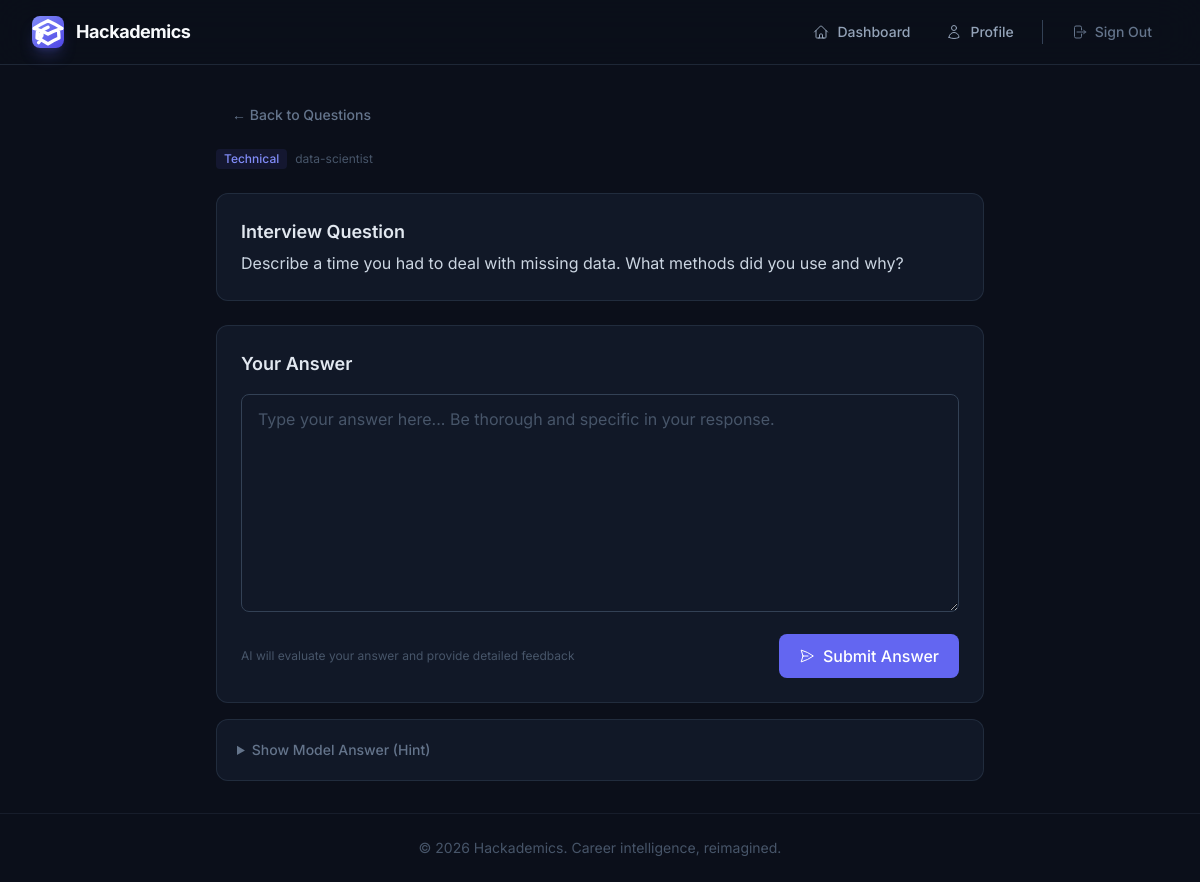
Page /competency/interview-prep/2/practice/ (signed in) on the committed database.
### competency/models.py (models this page shows, shortened)
class InterviewQuestion(models.Model):
    CATEGORY_CHOICES = [
        ('behavioral', 'Behavioral'),
        ('technical', 'Technical'),
        ('situational', 'Situational'),
        ('system_design', 'System Design'),
    ]
    user = models.ForeignKey(User, on_delete=models.CASCADE, related_name='interview_questions')
    job_role = models.CharField(max_length=100)
    category = models.CharField(max_length=20, choices=CATEGORY_CHOICES)
    question_text = models.TextField()
    model_answer = models.TextField(blank=True)
    user_answer = models.TextField(blank=True)
    feedback = models.TextField(blank=True)
    score = models.FloatField(null=True, blank=True)
    created_at = models.DateTimeField(auto_now_add=True)
    class Meta:
        ordering = ['-created_at']

### competency/views.py (the view, shortened to what this page needs)
# urls.py: path('interview-prep/<int:pk>/practice/', views.interview_practice_view, name='interview_practice'),
@login_required
def interview_practice_view(request, pk):
    question = InterviewQuestion.objects.get(pk=pk, user=request.user)
    return render(request, 'competency/interview_practice.html', {'question': question})

### templates/competency/interview_practice.html (shortened to what this page needs)
{% extends 'base.html' %}
{% load math_filters %}
{% block content %}
<div class="max-w-3xl mx-auto animate-slide-up">
  <div class="mb-6">
    <a href="{% url 'interview_prep' %}" class="btn-ghost text-sm text-surface-400 mb-4 inline-block">&larr; Back to Questions</a>
    <div class="flex items-center gap-2 mb-1">
      <span class="inline-flex px-2 py-0.5 rounded text-xs font-medium
        {% if question.category == 'technical' %}bg-brand-500/10 text-brand-400
        {% elif question.category == 'behavioral' %}bg-amber-500/10 text-amber-400
        {% else %}bg-violet-500/10 text-violet-400{% endif %}">
        {{ question.get_category_display }}
      </span>
      <span class="text-xs text-surface-500">{{ question.job_role }}</span>
    </div>
  </div>
  <div class="card p-6 mb-6">
    <h2 class="text-lg font-semibold text-surface-100 mb-1">Interview Question</h2>
    <p class="text-surface-200 leading-relaxed">{{ question.question_text }}</p>
  </div>
  {% if question.feedback %}
  <div class="space-y-4 mb-6">
    <div class="card p-6">
      <h3 class="text-sm font-medium text-surface-400 uppercase tracking-wider mb-3">Your Score</h3>
      <div class="flex items-center gap-4">
        <div class="relative w-20 h-20">
          <svg class="w-20 h-20 -rotate-90" viewBox="0 0 36 36">
            <path d="M18 2.0845 a 15.9155 15.9155 0 0 1 0 31.831 a 15.9155 15.9155 0 0 1 0 -31.831"
                  fill="none" stroke="rgb(51 65 85)" stroke-width="3" />
            <path d="M18 2.0845 a 15.9155 15.9155 0 0 1 0 31.831 a 15.9155 15.9155 0 0 1 0 -31.831"
                  fill="none"
                  stroke="{% if question.score|mul:100 >= 70 %}rgb(16 185 129){% elif question.score|mul:100 >= 40 %}rgb(245 158 11){% else %}rgb(239 68 68){% endif %}"
                  stroke-width="3"
                  stroke-dasharray="{{ question.score|mul:100|floatformat:0 }}, 100"
                  stroke-linecap="round" />
          </svg>
          <div class="absolute inset-0 flex items-center justify-center">
            <span class="text-lg font-bold text-surface-100">{{ question.score|mul:100|floatformat:0 }}%</span>
          </div>
        </div>
        <div>
          <p class="text-surface-200 font-medium">
            {% if question.score|mul:100 >= 70 %}Excellent Answer!
            {% elif question.score|mul:100 >= 40 %}Good Effort
            {% else %}Needs Improvement{% endif %}
          </p>
          <p class="text-sm text-surface-500">Based on AI evaluation</p>
        </div>
      </div>
    </div>
    <div class="card p-6">
      <h3 class="text-sm font-medium text-surface-400 uppercase tracking-wider mb-3">Your Answer</h3>
      <p class="text-surface-300 text-sm leading-relaxed">{{ question.user_answer }}</p>
    </div>
    <div class="card p-6 border border-brand-500/20">
      <h3 class="text-sm font-medium text-brand-400 uppercase tracking-wider mb-3">AI Feedback</h3>
      <p class="text-surface-200 text-sm leading-relaxed whitespace-pre-line">{{ question.feedback }}</p>
    </div>
    <div class="card p-6">
      <h3 class="text-sm font-medium text-surface-400 uppercase tracking-wider mb-3">Model Answer</h3>
      <p class="text-surface-300 text-sm leading-relaxed whitespace-pre-line">{{ question.model_answer }}</p>
    </div>
  </div>
  <a href="{% url 'interview_prep' %}" class="btn-primary inline-flex">Practice More Questions</a>
  {% else %}
  <div class="card p-6">
    <h3 class="text-lg font-semibold text-surface-100 mb-4">Your Answer</h3>
    <form method="post" action="{% url 'interview_practice' question.pk %}">
      <textarea name="user_answer" rows="8" required placeholder="Type your answer here... Be thorough and specific in your response."
                class="w-full px-4 py-3 bg-surface-800 border border-surface-600 rounded-lg text-surface-100 placeholder-surface-500 focus:outline-none focus:ring-2 focus:ring-brand-500/50 focus:border-brand-500 transition-colors resize-y"></textarea>
      <div class="flex items-center justify-between mt-4">
        <p class="text-xs text-surface-500">AI will evaluate your answer and provide detailed feedback</p>
        <button type="submit" class="btn-primary">
          <svg class="w-4 h-4" fill="none" viewBox="0 0 24 24" stroke-width="1.5" stroke="currentColor"><path stroke-linecap="round" stroke-linejoin="round" d="M6 12 3.269 3.125A59.769 59.769 0 0 1 21.485 12 59.768 59.768 0 0 1 3.27 20.875L5.999 12Zm0 0h7.5" /></svg>
          Submit Answer
        </button>
      </div>
    </form>
  </div>
  <details class="mt-4 card p-5">
    <summary class="text-sm font-medium text-surface-400 cursor-pointer hover:text-surface-300 transition-colors">Show Model Answer (Hint)</summary>
  </details>
  {% endif %}
</div>
{% endblock %}

### rows in the picture
InterviewQuestion: category "Technical", job_role "data-scientist", question_text "Describe a time you had to deal with missing data. What methods did you use and why?"
